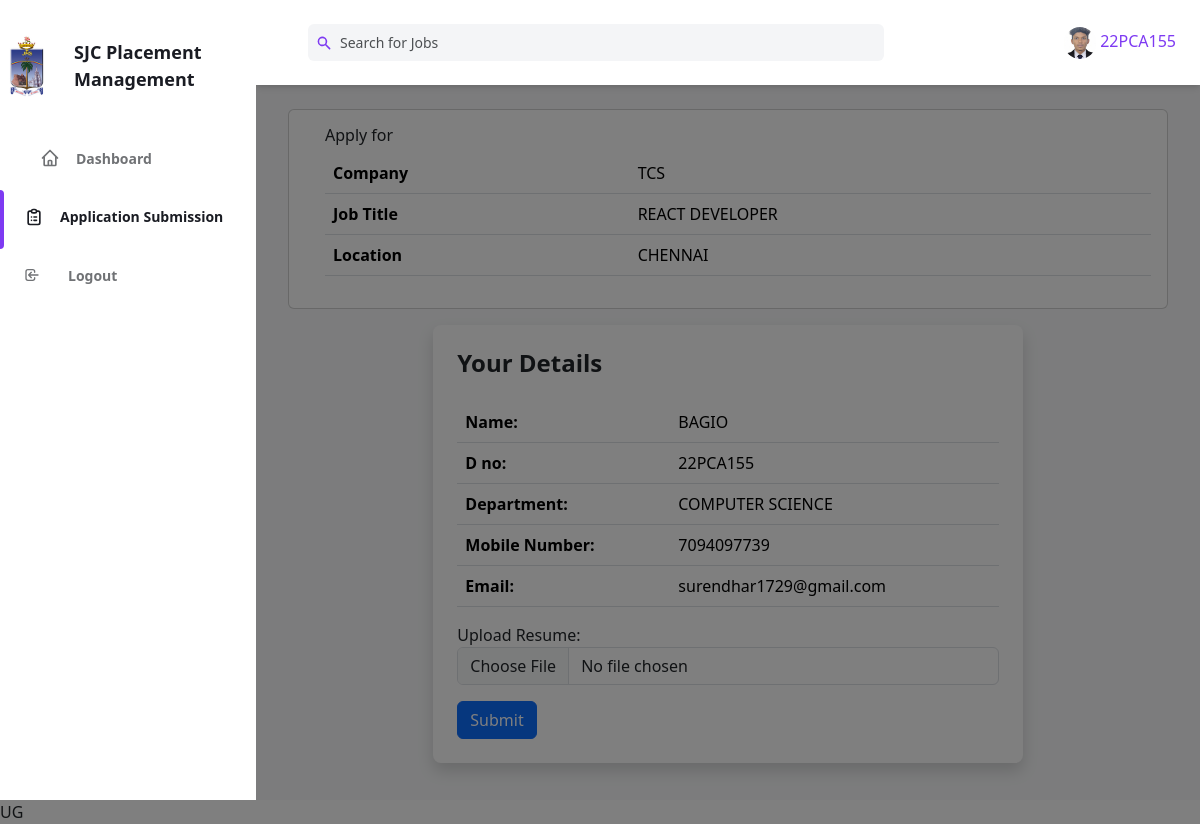
/user/apply.php?id=35 (signed in), run on the app's committed database.
### tables this page shows
CREATE TABLE `studentdetail` (
  `id` int(100) NOT NULL,
  `name` varchar(100) NOT NULL,
  `dno` varchar(100) NOT NULL,
  `major` varchar(100) NOT NULL,
  `phone` varchar(100) NOT NULL,
  `email` varchar(100) NOT NULL,
  `degree` varchar(100) NOT NULL,
  `year` varchar(100) NOT NULL,
  `skill` varchar(200) NOT NULL,
  `10th` varchar(100) NOT NULL,
  `12th` varchar(100) NOT NULL,
  `1st` varchar(100) NOT NULL,
  `2nd` varchar(100) NOT NULL,
  `3rd` varchar(100) NOT NULL,
  `4th` varchar(100) NOT NULL,
  `5th` varchar(100) NOT NULL,
  `6th` varchar(100) NOT NULL,
  `resume` varchar(200) NOT NULL,
  `profile_photo` varchar(200) NOT NULL
);

CREATE TABLE `users` (
  `id` int(100) NOT NULL,
  `name` varchar(100) NOT NULL,
  `dno` varchar(100) NOT NULL,
  `pass` varchar(100) NOT NULL
);

CREATE TABLE `newplacement` (
  `id` int(100) NOT NULL,
  `name` varchar(100) NOT NULL,
  `title` varchar(100) NOT NULL,
  `qualification` varchar(100) NOT NULL,
  `location` varchar(100) NOT NULL,
  `contact` int(100) NOT NULL,
  `details` varchar(100) NOT NULL,
  `vacancy` varchar(100) NOT NULL,
  `lastdate` varchar(90) NOT NULL
);

### user/apply.php (the view, shortened to what this page needs)
<?php
include('./database/db.php');
$s_id = $_SESSION['id'];
$stud = mysqli_query($con, "SELECT * FROM users where id= '$s_id'");
$fet_stud = mysqli_fetch_array($stud);
$id = $_GET['id'];
$select = "SELECT * FROM newplacement WHERE id='$id'";
$reg = mysqli_query($con, $select);
$fetch = mysqli_fetch_array($reg);
$idd = $_SESSION['id'];
$selectUserQuery = "SELECT * FROM studentdetail WHERE id='$idd'";
$userResult = mysqli_query($con, $selectUserQuery);
$userData = mysqli_fetch_assoc($userResult);
?>
<!DOCTYPE html>
<html :class="{ 'theme-dark': dark }" x-data='data()' lang='en'>
<head>
    <link href='https://cdn.jsdelivr.net/npm/bootstrap@5.3.1/dist/css/bootstrap.min.css' rel='stylesheet'>
    <link rel='stylesheet' href='../assets/css/tailwind.output.css' />
    <link rel='stylesheet' href='https://cdnjs.cloudflare.com/ajax/libs/Chart.js/2.9.3/Chart.min.css' />
</head>
<body>
    <div class="flex h-screen bg-gray-50 dark:bg-gray-900" :class="{ 'overflow-hidden': isSideMenuOpen}">
        <aside class="z-20 hidden w-64 overflow-y-auto bg-white dark:bg-gray-800 md:block flex-shrink-0">
            <div class="py-4 text-gray-500 dark:text-gray-400">
                <div class="py-2 text-gray-500 dark:text-gray-400 flex items-center">
                    <a href="https://sjctni.edu/" class="mr-2">
                        <img src="../admin/img/sjc.png" alt="College Logo" width="75" height="75" class="rounded-full" style="text-align: center;">
                    </a>
                    <span class="ml-3 text-lg font-bold text-gray-800 dark:text-gray-200">SJC Placement Management</span>
                </div>
                <ul class="mt-6">
                    <li class="relative px-10 py-3">
                        <a class="inline-flex items-center w-full text-sm font-semibold transition-colors duration-150 hover:text-gray-800 dark:hover:text-gray-200" href="user_home.php">
                            <span class="ml-4">Dashboard</span>
                        </a>
                    </li>
                </ul>
                <ul>
                    <li class='relative px-6 py-3'>
                        <span class='absolute inset-y-0 left-0 w-1 bg-purple-600 rounded-tr-lg rounded-br-lg' aria-hidden='true'></span>
                        <a class='inline-flex items-center w-full text-sm font-semibold text-gray-800 transition-colors duration-150 hover:text-gray-800 dark:hover:text-gray-200 dark:text-gray-100' href='user_home.php'>
                            <span class='ml-4'>Application Submission</span>
                        </a>
                    </li>
                </ul>
                <ul>
                    <li class='relative px-6 py-3'>
                        <a class='inline-flex items-center w-full text-sm font-semibold transition-colors duration-150 hover:text-gray-800 dark:hover:text-gray-200' href='?log=yes' onclick="return confirm('Do you want to logout?')">
                            <svg class='w-4 h-4 mr-3' aria-hidden='true' fill='none' stroke-linecap='round' stroke-linejoin='round' stroke-width='2' viewBox='0 0 24 24' stroke='currentColor'>
                                <path d='M11 16l-4-4m0 0l4-4m-4 4h14m-5 4v1a3 3 0 01-3 3H6a3 3 0 01-3-3V7a3 3 0 013-3h7a3 3 0 013 3v1'>
                                </path>
                            </svg>
                            <span class='ml-4'>Logout</span>
                        </a>
                    </li>
                </ul>
        </aside>
        <div x-show="isSideMenuOpen" x-transition:enter="transition ease-in-out duration-150" x-transition:enter-start="opacity-0" x-transition:enter-end="opacity-100" x-transition:leave="transition ease-in-out duration-150" x-transition:leave-start="opacity-100" x-transition:leave-end="opacity-0" class="fixed inset-0 z-10 flex items-end bg-black bg-opacity-50 sm:items-center sm:justify-center"></div>
        <div class='flex flex-col flex-1 w-full'>
            <header class='z-10 py-4 bg-white shadow-md dark:bg-gray-800'>
                <div class='container flex items-center justify-between h-full px-6 mx-auto text-purple-600 dark:text-purple-300'>
                    <div class='flex justify-center flex-1 lg:mr-32'>
                        <div class='relative w-full max-w-xl mr-6 focus-within:text-purple-500'>
                            <div class='absolute inset-y-0 flex items-center pl-2'>
                                <svg class='w-4 h-4' aria-hidden='true' fill='currentColor' viewBox='0 0 20 20'>
                                    <path fill-rule='evenodd' d='M8 4a4 4 0 100 8 4 4 0 000-8zM2 8a6 6 0 1110.89 3.476l4.817 4.817a1 1 0 01-1.414 1.414l-4.816-4.816A6 6 0 012 8z' clip-rule='evenodd'></path>
                                </svg>
                            </div>
                            <input class='w-full pl-8 pr-2 text-sm text-gray-700 placeholder-gray-600 bg-gray-100 border-0 rounded-md dark:placeholder-gray-500 dark:focus:shadow-outline-gray dark:focus:placeholder-gray-600 dark:bg-gray-700 dark:text-gray-200 focus:placeholder-gray-500 focus:bg-white focus:border-purple-300 focus:outline-none focus:shadow-outline-purple form-input' type='text' placeholder='Search for Jobs' aria-label='Search' />
                        </div>
                    </div>
                    <ul class='flex items-center flex-shrink-0 space-x-6'>
                        <li class='relative'>
                            <button class='align-middle rounded-full focus:shadow-outline-purple focus:outline-none' @click='toggleProfileMenu' @keydown.escape='closeProfileMenu' aria-label='Account' aria-haspopup='true'>
                                <img class="object-cover w-8 h-8 rounded-full" src="<?php echo isset($userData['profile_photo']) ? $userData['profile_photo'] : '../image/user.png'; ?>" alt="" aria-hidden="true" />
                            </button>
                            <?php echo $fet_stud['dno'];
                            ?>
                        </li>
                    </ul>
                </div>
            </header>
            <main class='h-full overflow-y-auto'>
                <div class='container'>
                    <br>
                    <div class='card' style='padding-left: 20px;margin:0 20px 0 20px ;'>
                        <div class='card-body'>
                            <h5 class='card-title'>Apply for</h5>
                            <table class='table'>
                                <tr>
                                    <th>Company</th>
                                    <td><?php echo $fetch['name']; ?></td>
                                </tr>
                                <tr>
                                    <th>Job Title</th>
                                    <td><?php echo $fetch['title']; ?></td>
                                </tr>
                                <tr>
                                    <th>Location</th>
                                    <td><?php echo $fetch['location']; ?></td>
                                </tr>
                            </table>
                        </div>
                    </div>
                    <div class='container mt-3'>
                        <div class='row justify-content-center'>
                            <div class='col-md-8'>
                                <div class='p-4 bg-white text-dark rounded-lg shadow'>
                                    <h2 class='mb-4 text-2xl font-semibold'>
                                        Your Details
                                    </h2>
                                    <table class='table'>
                                        <tbody>
                                            <tr>
                                                <th>Name:</th>
                                                <td><?php echo $fet_stud['name']; ?></td>
                                            </tr>
                                            <tr>
                                                <th>D no:</th>
                                                <td><?php echo $fet_stud['dno']; ?></td>
                                            </tr>
                                            <tr>
                                                <th>Department:</th>
                                                <td><?php echo isset($userData['major']) ? $userData['major'] : ''; ?></td>
                                            </tr>
                                            <tr>
                                                <th>Mobile Number:</th>
                                                <td><?php echo isset($userData['phone']) ? $userData['phone'] : ''; ?></td>
                                            </tr>
                                            <tr>
                                                <th>Email:</th>
                                                <td><?php echo isset($userData['email']) ? $userData['email'] : ''; ?></td>
                                            </tr>
                                        </tbody>
                                    </table>
                                    <form method="post" enctype="multipart/form-data">
                                        <div class='mb-3'>
                                            <label for='resume'>Upload Resume:</label> <br>
                                            <input class='form-control' type='file' name='resume' id='resume' accept="application/pdf">
                                        </div>
                                        <button class='btn btn-primary' type="submit" name="submit">Submit</button>
                                    </form>
                                </div>
                            </div>
                        </div>
                    </div>
                </div>
            </main>
        </div>
    </div>
</body>
</html>

### data on the page
studentdetail: profile_photo (picture), major "COMPUTER SCIENCE", phone "7094097739", email "surendhar1729@gmail.com"
users: dno "22PCA155", name "BAGIO"
newplacement: name "TCS", title "REACT DEVELOPER", location "CHENNAI"
